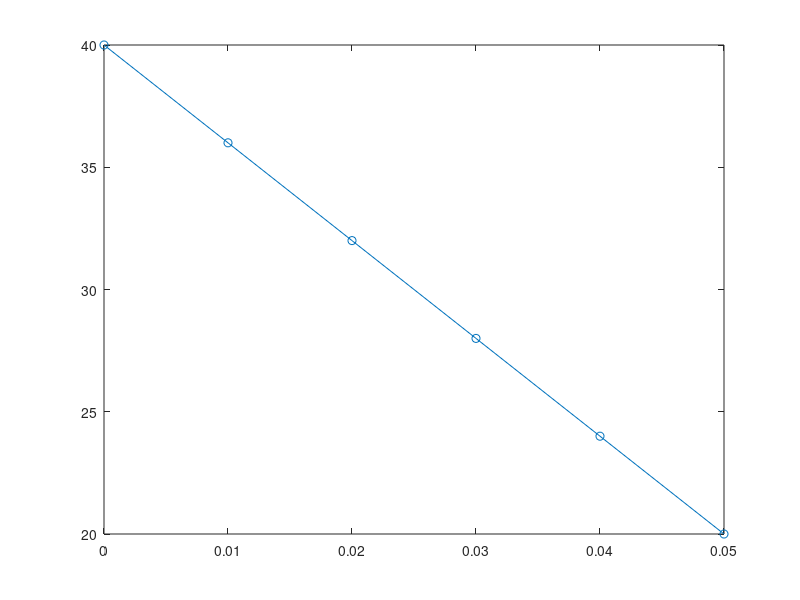

The MATLAB script that drew this image:
% flux = 40
% k = 0.1
% T(z=0) = 313
% z(max) = 0.05
% Number of nodes = 10
L = 0.05;
N = 6;
zspan = linspace(0 , L, N);

t0 = 40;

[t,z] = ode45(@(t,z) -400, zspan, t0);
plot(t,z,"-o");